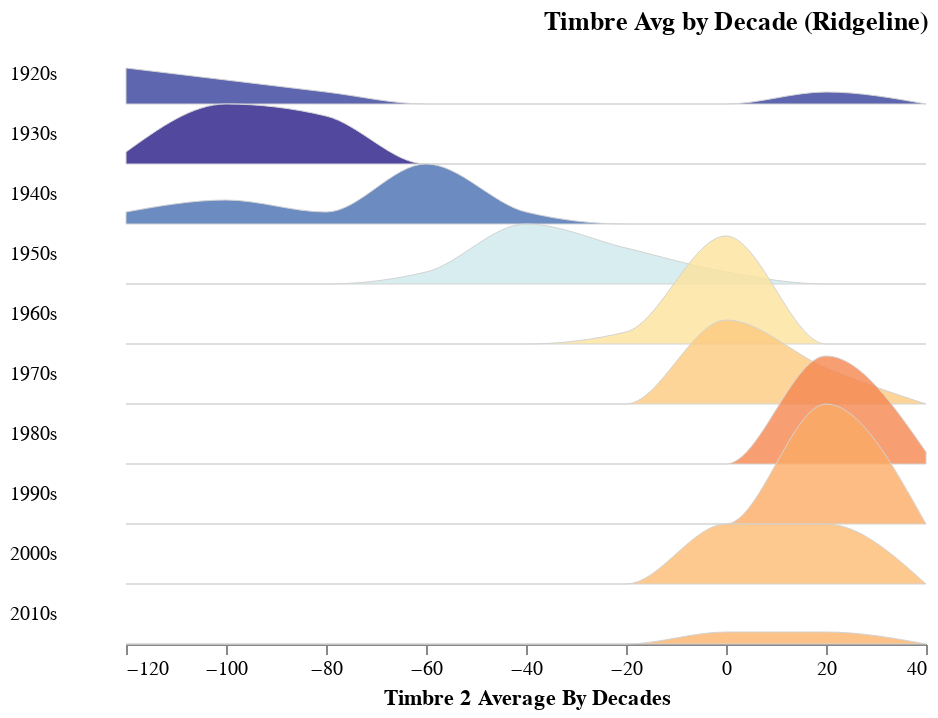

Source (notebook cell):
### Code cell
plot_ridgeline(timbre_avg_by_year, "decade", "TimbreAvg2")

### Figure 1 — Vega-Lite specification as saved in the notebook (floating-point values rounded to 4 significant figures)
{"config": {"view": {"continuousWidth": 400, "continuousHeight": 300, "stroke": null}, "facet": {"spacing": 0}, "title": {"anchor": "end"}}, "data": {"name": "data-9c4fd3404b8431db948f1402dd30598b"}, "facet": {"row": {"type": "temporal", "field": "Decade", "header": {"format": "%Ys", "labelAlign": "right", "labelAngle": 0}, "title": null}}, "spec": {"mark": {"type": "area", "fillOpacity": 0.8, "interpolate": "monotone", "stroke": "lightgray", "strokeWidth": 0.5}, "encoding": {"fill": {"type": "quantitative", "field": "mean_val", "legend": null, "scale": {"domain": [50, -100], "scheme": "redyellowblue"}}, "x": {"type": "quantitative", "bin": "binned", "field": "bin_min", "title": "Timbre 2 Average By Decades"}, "y": {"type": "quantitative", "axis": null, "field": "value", "scale": {"range": [30, -30]}}}, "height": 30, "transform": [{"field": "decade", "timeUnit": "year", "as": "Decade"}, {"joinaggregate": [{"op": "mean", "field": "TimbreAvg2", "as": "mean_val"}], "groupby": ["Decade"]}, {"bin": {"maxbins": 10}, "field": "TimbreAvg2", "as": ["bin_max", "bin_min"]}, {"aggregate": [{"op": "count", "as": "value"}], "groupby": ["Decade", "mean_val", "bin_min", "bin_max"]}, {"impute": "value", "key": "bin_min", "groupby": ["Decade", "mean_val"], "value": 0}]}, "bounds": "flush", "title": "Timbre Avg by Decade (Ridgeline)", "$schema": "https://vega.github.io/schema/vega-lite/v4.8.1.json", "datasets": {"data-9c4fd3404b8431db948f1402dd30598b": [{"year": 1922, "TimbreAvg1": 41.56, "TimbreAvg2": 13.91, "TimbreAvg3": 14.68, "TimbreAvg4": 24.43, "TimbreAvg5": 18.75, "TimbreAvg6": 11.17, "TimbreAvg7": -5.31, "TimbreAvg8": 0.1368, "TimbreAvg9": -2.165, "TimbreAvg10": -4.444, "TimbreAvg11": -1.622, "TimbreAvg12": -5.561, "decade": "1920-01-01T00:00:00"}, {"year": 1924, "TimbreAvg1": 36.95, "TimbreAvg2": -136.1, "TimbreAvg3": 108.1, "TimbreAvg4": 12.35, "TimbreAvg5": -7.73, "TimbreAvg6": 1.873, "TimbreAvg7": -32.49, "TimbreAvg8": 3.363, "TimbreAvg9": 14.38, "TimbreAvg10": 8.708, "TimbreAvg11": 4.783, "TimbreAvg12": 8.068, "decade": "1920-01-01T00:00:00"}, {"year": 1925, "TimbreAvg1": 34.36, "TimbreAvg2": -128.2, "TimbreAvg3": 120.2, "TimbreAvg4": 19.37, "TimbreAvg5": 18.19, "TimbreAvg6": 17.01, "TimbreAvg7": -56.73, "TimbreAvg8": 7.617, "TimbreAvg9": 3.784, "TimbreAvg10": 8.839, "TimbreAvg11": 6.741, "TimbreAvg12": 6.061, "decade": "1920-01-01T00:00:00"}, {"year": 1926, "TimbreAvg1": 32.57, "TimbreAvg2": -126.5, "TimbreAvg3": 88.92, "TimbreAvg4": 7.843, "TimbreAvg5": -5.841, "TimbreAvg6": 13.39, "TimbreAvg7": -31.14, "TimbreAvg8": 9.86, "TimbreAvg9": -17.41, "TimbreAvg10": 4.974, "TimbreAvg11": 0.6245, "TimbreAvg12": -2.054, "decade": "1920-01-01T00:00:00"}, {"year": 1927, "TimbreAvg1": 31.23, "TimbreAvg2": -110.7, "TimbreAvg3": 59.21, "TimbreAvg4": 4.108, "TimbreAvg5": -9.538, "TimbreAvg6": 9.986, "TimbreAvg7": -21.01, "TimbreAvg8": 13.41, "TimbreAvg9": -25.12, "TimbreAvg10": 4.396, "TimbreAvg11": -0.3943, "TimbreAvg12": -2.645, "decade": "1920-01-01T00:00:00"}, {"year": 1928, "TimbreAvg1": 31.5, "TimbreAvg2": -94.42, "TimbreAvg3": 27.26, "TimbreAvg4": -8.42, "TimbreAvg5": -16.8, "TimbreAvg6": 9.831, "TimbreAvg7": -34.23, "TimbreAvg8": 8.103, "TimbreAvg9": -2.78, "TimbreAvg10": 7.653, "TimbreAvg11": -0.274, "TimbreAvg12": 8.575, "decade": "1920-01-01T00:00:00"}, {"year": 1929, "TimbreAvg1": 33.08, "TimbreAvg2": -100.9, "TimbreAvg3": 37.7, "TimbreAvg4": -7.802, "TimbreAvg5": -16.81, "TimbreAvg6": 9.486, "TimbreAvg7": -30.72, "TimbreAvg8": 8.05, "TimbreAvg9": -2.235, "TimbreAvg10": 7.397, "TimbreAvg11": 1.339, "TimbreAvg12": 13.07, "decade": "1920-01-01T00:00:00"}, {"year": 1930, "TimbreAvg1": 34.95, "TimbreAvg2": -99.74, "TimbreAvg3": 59.33, "TimbreAvg4": 0.1107, "TimbreAvg5": -29.29, "TimbreAvg6": 14.93, "TimbreAvg7": -28.67, "TimbreAvg8": 5.75, "TimbreAvg9": -0.3473, "TimbreAvg10": 7.347, "TimbreAvg11": -0.4108, "TimbreAvg12": 4.682, "decade": "1930-01-01T00:00:00"}, {"year": 1931, "TimbreAvg1": 35.04, "TimbreAvg2": -97.28, "TimbreAvg3": 61.39, "TimbreAvg4": 8.116, "TimbreAvg5": -5.649, "TimbreAvg6": 5.444, "TimbreAvg7": -18.24, "TimbreAvg8": 6.326, "TimbreAvg9": -4.743, "TimbreAvg10": 5.894, "TimbreAvg11": 1.151, "TimbreAvg12": 1.979, "decade": "1930-01-01T00:00:00"}, {"year": 1932, "TimbreAvg1": 34.99, "TimbreAvg2": -98.61, "TimbreAvg3": 44.83, "TimbreAvg4": -0.8373, "TimbreAvg5": -22.16, "TimbreAvg6": 23.28, "TimbreAvg7": -36.65, "TimbreAvg8": 7.044, "TimbreAvg9": 14.11, "TimbreAvg10": 10.86, "TimbreAvg11": -1.003, "TimbreAvg12": 12.39, "decade": "1930-01-01T00:00:00"}, {"year": 1933, "TimbreAvg1": 32.79, "TimbreAvg2": -103.0, "TimbreAvg3": 56.2, "TimbreAvg4": -12.21, "TimbreAvg5": -33.13, "TimbreAvg6": 16.06, "TimbreAvg7": -43.9, "TimbreAvg8": 0.06204, "TimbreAvg9": 8.121, "TimbreAvg10": 8.25, "TimbreAvg11": -3.816, "TimbreAvg12": 4.195, "decade": "1930-01-01T00:00:00"}, {"year": 1934, "TimbreAvg1": 32.69, "TimbreAvg2": -97.15, "TimbreAvg3": 46.76, "TimbreAvg4": -2.051, "TimbreAvg5": -4.355, "TimbreAvg6": 16.09, "TimbreAvg7": -30.93, "TimbreAvg8": 5.909, "TimbreAvg9": 10.38, "TimbreAvg10": 9.565, "TimbreAvg11": -0.1988, "TimbreAvg12": 10.48, "decade": "1930-01-01T00:00:00"}, {"year": 1935, "TimbreAvg1": 33.87, "TimbreAvg2": -109.6, "TimbreAvg3": 69.43, "TimbreAvg4": 10.38, "TimbreAvg5": -8.598, "TimbreAvg6": 19.18, "TimbreAvg7": -17.24, "TimbreAvg8": 11.86, "TimbreAvg9": 3.787, "TimbreAvg10": 9.493, "TimbreAvg11": -2.062, "TimbreAvg12": 12.01, "decade": "1930-01-01T00:00:00"}, {"year": 1936, "TimbreAvg1": 34.54, "TimbreAvg2": -126.0, "TimbreAvg3": 64.29, "TimbreAvg4": 3.944, "TimbreAvg5": -8.175, "TimbreAvg6": 10.65, "TimbreAvg7": -18.77, "TimbreAvg8": 9.033, "TimbreAvg9": -2.058, "TimbreAvg10": 5.343, "TimbreAvg11": -0.4487, "TimbreAvg12": 8.263, "decade": "1930-01-01T00:00:00"}, {"year": 1937, "TimbreAvg1": 33.58, "TimbreAvg2": -113.8, "TimbreAvg3": 51.95, "TimbreAvg4": 1.924, "TimbreAvg5": -13.45, "TimbreAvg6": 17.37, "TimbreAvg7": -10.02, "TimbreAvg8": 10.66, "TimbreAvg9": -3.712, "TimbreAvg10": 5.937, "TimbreAvg11": -2.608, "TimbreAvg12": 11.86, "decade": "1930-01-01T00:00:00"}, {"year": 1938, "TimbreAvg1": 34.9, "TimbreAvg2": -114.4, "TimbreAvg3": 40.74, "TimbreAvg4": 6.103, "TimbreAvg5": -17.94, "TimbreAvg6": 19.79, "TimbreAvg7": -27.39, "TimbreAvg8": 6.041, "TimbreAvg9": 10.2, "TimbreAvg10": 9.888, "TimbreAvg11": -0.3099, "TimbreAvg12": 11.18, "decade": "1930-01-01T00:00:00"}, {"year": 1939, "TimbreAvg1": 34.02, "TimbreAvg2": -102.4, "TimbreAvg3": 45.43, "TimbreAvg4": -1.908, "TimbreAvg5": -13.02, "TimbreAvg6": 20.68, "TimbreAvg7": -21.57, "TimbreAvg8": 6.065, "TimbreAvg9": 6.906, "TimbreAvg10": 5.943, "TimbreAvg11": -6.37, "TimbreAvg12": 5.006, "decade": "1930-01-01T00:00:00"}, {"year": 1940, "TimbreAvg1": 35.33, "TimbreAvg2": -96.81, "TimbreAvg3": 49.32, "TimbreAvg4": 7.192, "TimbreAvg5": -41.28, "TimbreAvg6": 19.44, "TimbreAvg7": -18.54, "TimbreAvg8": 6.436, "TimbreAvg9": 8.957, "TimbreAvg10": 6.57, "TimbreAvg11": 1.953, "TimbreAvg12": 21.34, "decade": "1940-01-01T00:00:00"}, {"year": 1941, "TimbreAvg1": 32.39, "TimbreAvg2": -100.0, "TimbreAvg3": 52.51, "TimbreAvg4": 4.921, "TimbreAvg5": -3.68, "TimbreAvg6": 20.87, "TimbreAvg7": -16.8, "TimbreAvg8": 9.038, "TimbreAvg9": -2.731, "TimbreAvg10": 7.336, "TimbreAvg11": -3.413, "TimbreAvg12": 9.401, "decade": "1940-01-01T00:00:00"}, {"year": 1942, "TimbreAvg1": 33.3, "TimbreAvg2": -120.1, "TimbreAvg3": 50.7, "TimbreAvg4": -5.461, "TimbreAvg5": -19.14, "TimbreAvg6": 7.967, "TimbreAvg7": -18.27, "TimbreAvg8": 8.431, "TimbreAvg9": 1.05, "TimbreAvg10": 7.495, "TimbreAvg11": -1.957, "TimbreAvg12": 8.773, "decade": "1940-01-01T00:00:00"}, {"year": 1943, "TimbreAvg1": 35.77, "TimbreAvg2": -73.11, "TimbreAvg3": 58.33, "TimbreAvg4": 10.69, "TimbreAvg5": -6.186, "TimbreAvg6": 20.79, "TimbreAvg7": -14.26, "TimbreAvg8": 6.945, "TimbreAvg9": 5.42, "TimbreAvg10": 4.834, "TimbreAvg11": -6.037, "TimbreAvg12": 9.678, "decade": "1940-01-01T00:00:00"}, {"year": 1944, "TimbreAvg1": 35.05, "TimbreAvg2": -119.3, "TimbreAvg3": 45.17, "TimbreAvg4": 3.777, "TimbreAvg5": 0.7286, "TimbreAvg6": 12.55, "TimbreAvg7": -16.06, "TimbreAvg8": 6.014, "TimbreAvg9": 5.359, "TimbreAvg10": 3.907, "TimbreAvg11": -2.75, "TimbreAvg12": 6.555, "decade": "1940-01-01T00:00:00"}, {"year": 1945, "TimbreAvg1": 35.8, "TimbreAvg2": -78.38, "TimbreAvg3": 55.81, "TimbreAvg4": 3.687, "TimbreAvg5": -18.85, "TimbreAvg6": 13.39, "TimbreAvg7": -18.99, "TimbreAvg8": 0.9092, "TimbreAvg9": 12.95, "TimbreAvg10": 5.449, "TimbreAvg11": -1.18, "TimbreAvg12": 15.58, "decade": "1940-01-01T00:00:00"}, {"year": 1946, "TimbreAvg1": 36.63, "TimbreAvg2": -74.35, "TimbreAvg3": 39.01, "TimbreAvg4": -0.9528, "TimbreAvg5": -3.294, "TimbreAvg6": 12.09, "TimbreAvg7": -12.59, "TimbreAvg8": 3.161, "TimbreAvg9": 6.065, "TimbreAvg10": 2.858, "TimbreAvg11": -3.037, "TimbreAvg12": 12.07, "decade": "1940-01-01T00:00:00"}, {"year": 1947, "TimbreAvg1": 36.29, "TimbreAvg2": -59.97, "TimbreAvg3": 29.82, "TimbreAvg4": -1.628, "TimbreAvg5": -18.3, "TimbreAvg6": 15.34, "TimbreAvg7": -16.52, "TimbreAvg8": 4.074, "TimbreAvg9": 12.66, "TimbreAvg10": 8.663, "TimbreAvg11": -4.001, "TimbreAvg12": 14.18, "decade": "1940-01-01T00:00:00"}, {"year": 1948, "TimbreAvg1": 38.0, "TimbreAvg2": -60.91, "TimbreAvg3": 48.13, "TimbreAvg4": 1.431, "TimbreAvg5": -15.75, "TimbreAvg6": 12.69, "TimbreAvg7": -22.46, "TimbreAvg8": 0.02932, "TimbreAvg9": 13.2, "TimbreAvg10": 4.487, "TimbreAvg11": -0.4887, "TimbreAvg12": 10.52, "decade": "1940-01-01T00:00:00"}, {"year": 1949, "TimbreAvg1": 36.94, "TimbreAvg2": -76.29, "TimbreAvg3": 53.23, "TimbreAvg4": -0.5399, "TimbreAvg5": -13.69, "TimbreAvg6": 6.0, "TimbreAvg7": -16.25, "TimbreAvg8": 0.1701, "TimbreAvg9": 10.24, "TimbreAvg10": 3.406, "TimbreAvg11": -0.8975, "TimbreAvg12": 7.688, "decade": "1940-01-01T00:00:00"}, {"year": 1950, "TimbreAvg1": 37.56, "TimbreAvg2": -79.75, "TimbreAvg3": 39.1, "TimbreAvg4": 7.317, "TimbreAvg5": -4.147, "TimbreAvg6": 7.53, "TimbreAvg7": -5.599, "TimbreAvg8": 3.95, "TimbreAvg9": 4.621, "TimbreAvg10": 2.546, "TimbreAvg11": -2.016, "TimbreAvg12": 4.763, "decade": "1950-01-01T00:00:00"}, {"year": 1951, "TimbreAvg1": 38.34, "TimbreAvg2": -59.1, "TimbreAvg3": 38.65, "TimbreAvg4": 0.6563, "TimbreAvg5": -2.506, "TimbreAvg6": 5.508, "TimbreAvg7": -9.521, "TimbreAvg8": 1.943, "TimbreAvg9": 7.743, "TimbreAvg10": 2.759, "TimbreAvg11": -2.87, "TimbreAvg12": 5.836, "decade": "1950-01-01T00:00:00"}, {"year": 1952, "TimbreAvg1": 39.09, "TimbreAvg2": -49.43, "TimbreAvg3": 29.52, "TimbreAvg4": -5.048, "TimbreAvg5": -8.318, "TimbreAvg6": 8.535, "TimbreAvg7": -17.55, "TimbreAvg8": 0.1893, "TimbreAvg9": 6.674, "TimbreAvg10": 1.172, "TimbreAvg11": -2.191, "TimbreAvg12": 7.037, "decade": "1950-01-01T00:00:00"}, {"year": 1953, "TimbreAvg1": 39.21, "TimbreAvg2": -40.24, "TimbreAvg3": 39.67, "TimbreAvg4": -0.445, "TimbreAvg5": -3.645, "TimbreAvg6": 9.998, "TimbreAvg7": -16.5, "TimbreAvg8": -0.1103, "TimbreAvg9": 5.477, "TimbreAvg10": 1.666, "TimbreAvg11": -2.965, "TimbreAvg12": 4.058, "decade": "1950-01-01T00:00:00"}, {"year": 1954, "TimbreAvg1": 38.14, "TimbreAvg2": -46.14, "TimbreAvg3": 28.05, "TimbreAvg4": -2.913, "TimbreAvg5": -2.925, "TimbreAvg6": 6.043, "TimbreAvg7": -18.02, "TimbreAvg8": -0.7081, "TimbreAvg9": 8.89, "TimbreAvg10": 2.19, "TimbreAvg11": -1.935, "TimbreAvg12": 9.481, "decade": "1950-01-01T00:00:00"}, {"year": 1955, "TimbreAvg1": 37.1, "TimbreAvg2": -52.87, "TimbreAvg3": 26.31, "TimbreAvg4": -6.338, "TimbreAvg5": 0.8993, "TimbreAvg6": 4.494, "TimbreAvg7": -17.28, "TimbreAvg8": 1.646, "TimbreAvg9": 5.555, "TimbreAvg10": 2.484, "TimbreAvg11": -2.829, "TimbreAvg12": 7.048, "decade": "1950-01-01T00:00:00"}, {"year": 1956, "TimbreAvg1": 37.67, "TimbreAvg2": -38.32, "TimbreAvg3": 24.38, "TimbreAvg4": -4.569, "TimbreAvg5": -1.269, "TimbreAvg6": 3.7, "TimbreAvg7": -15.31, "TimbreAvg8": 0.2986, "TimbreAvg9": 5.172, "TimbreAvg10": 1.747, "TimbreAvg11": -2.766, "TimbreAvg12": 7.053, "decade": "1950-01-01T00:00:00"}, {"year": 1957, "TimbreAvg1": 37.24, "TimbreAvg2": -39.23, "TimbreAvg3": 15.83, "TimbreAvg4": -3.89, "TimbreAvg5": 0.05078, "TimbreAvg6": 1.425, "TimbreAvg7": -11.18, "TimbreAvg8": 0.2028, "TimbreAvg9": 3.578, "TimbreAvg10": 1.635, "TimbreAvg11": -2.338, "TimbreAvg12": 5.688, "decade": "1950-01-01T00:00:00"}, {"year": 1958, "TimbreAvg1": 39.15, "TimbreAvg2": -18.57, "TimbreAvg3": 26.7, "TimbreAvg4": 0.2872, "TimbreAvg5": -3.253, "TimbreAvg6": 1.734, "TimbreAvg7": -12.29, "TimbreAvg8": -2.056, "TimbreAvg9": 7.373, "TimbreAvg10": 1.504, "TimbreAvg11": -1.76, "TimbreAvg12": 8.573, "decade": "1950-01-01T00:00:00"}, {"year": 1959, "TimbreAvg1": 39.15, "TimbreAvg2": -23.04, "TimbreAvg3": 19.02, "TimbreAvg4": -3.434, "TimbreAvg5": 4.16, "TimbreAvg6": 1.495, "TimbreAvg7": -16.76, "TimbreAvg8": -2.318, "TimbreAvg9": 5.741, "TimbreAvg10": 0.9585, "TimbreAvg11": -2.081, "TimbreAvg12": 7.127, "decade": "1950-01-01T00:00:00"}, {"year": 1960, "TimbreAvg1": 38.88, "TimbreAvg2": -18.91, "TimbreAvg3": 23.72, "TimbreAvg4": -0.3672, "TimbreAvg5": -1.307, "TimbreAvg6": 2.723, "TimbreAvg7": -13.9, "TimbreAvg8": -2.198, "TimbreAvg9": 6.149, "TimbreAvg10": 1.419, "TimbreAvg11": -2.018, "TimbreAvg12": 7.242, "decade": "1960-01-01T00:00:00"}, {"year": 1961, "TimbreAvg1": 39.62, "TimbreAvg2": -27.22, "TimbreAvg3": 28.56, "TimbreAvg4": 1.267, "TimbreAvg5": -3.125, "TimbreAvg6": 0.7062, "TimbreAvg7": -11.94, "TimbreAvg8": -2.548, "TimbreAvg9": 6.055, "TimbreAvg10": 1.539, "TimbreAvg11": -1.318, "TimbreAvg12": 6.138, "decade": "1960-01-01T00:00:00"}, {"year": 1962, "TimbreAvg1": 40.13, "TimbreAvg2": -17.45, "TimbreAvg3": 19.46, "TimbreAvg4": -0.9173, "TimbreAvg5": -0.7442, "TimbreAvg6": -0.6876, "TimbreAvg7": -9.383, "TimbreAvg8": -1.887, "TimbreAvg9": 5.455, "TimbreAvg10": 2.126, "TimbreAvg11": -1.711, "TimbreAvg12": 4.913, "decade": "1960-01-01T00:00:00"}, {"year": 1963, "TimbreAvg1": 40.55, "TimbreAvg2": -16.46, "TimbreAvg3": 22.5, "TimbreAvg4": -0.7805, "TimbreAvg5": -0.8922, "TimbreAvg6": -1.607, "TimbreAvg7": -9.215, "TimbreAvg8": -2.595, "TimbreAvg9": 5.623, "TimbreAvg10": 0.8863, "TimbreAvg11": -1.253, "TimbreAvg12": 6.212, "decade": "1960-01-01T00:00:00"}, {"year": 1964, "TimbreAvg1": 40.11, "TimbreAvg2": -15.82, "TimbreAvg3": 22.48, "TimbreAvg4": -1.269, "TimbreAvg5": 0.1809, "TimbreAvg6": -1.785, "TimbreAvg7": -8.4, "TimbreAvg8": -1.922, "TimbreAvg9": 3.221, "TimbreAvg10": 0.5442, "TimbreAvg11": -1.908, "TimbreAvg12": 5.095, "decade": "1960-01-01T00:00:00"}, {"year": 1965, "TimbreAvg1": 40.7, "TimbreAvg2": -13.34, "TimbreAvg3": 22.34, "TimbreAvg4": -1.099, "TimbreAvg5": -3.736, "TimbreAvg6": -0.3017, "TimbreAvg7": -8.165, "TimbreAvg8": -1.725, "TimbreAvg9": 4.681, "TimbreAvg10": 0.3911, "TimbreAvg11": -2.017, "TimbreAvg12": 5.947, "decade": "1960-01-01T00:00:00"}, {"year": 1966, "TimbreAvg1": 40.9, "TimbreAvg2": -5.545, "TimbreAvg3": 20.48, "TimbreAvg4": -0.3632, "TimbreAvg5": -6.661, "TimbreAvg6": -1.849, "TimbreAvg7": -6.66, "TimbreAvg8": -2.721, "TimbreAvg9": 5.87, "TimbreAvg10": 0.5368, "TimbreAvg11": -2.062, "TimbreAvg12": 5.063, "decade": "1960-01-01T00:00:00"}, {"year": 1967, "TimbreAvg1": 40.87, "TimbreAvg2": -6.292, "TimbreAvg3": 22.13, "TimbreAvg4": -0.8576, "TimbreAvg5": -8.684, "TimbreAvg6": -2.968, "TimbreAvg7": -6.753, "TimbreAvg8": -3.264, "TimbreAvg9": 6.073, "TimbreAvg10": -0.07219, "TimbreAvg11": -1.679, "TimbreAvg12": 5.731, "decade": "1960-01-01T00:00:00"}, {"year": 1968, "TimbreAvg1": 40.66, "TimbreAvg2": -7.977, "TimbreAvg3": 21.5, "TimbreAvg4": 0.3513, "TimbreAvg5": -9.759, "TimbreAvg6": -2.957, "TimbreAvg7": -5.645, "TimbreAvg8": -1.97, "TimbreAvg9": 4.379, "TimbreAvg10": -0.1488, "TimbreAvg11": -1.08, "TimbreAvg12": 5.679, "decade": "1960-01-01T00:00:00"}, {"year": 1969, "TimbreAvg1": 40.49, "TimbreAvg2": -12.25, "TimbreAvg3": 18.92, "TimbreAvg4": -0.6133, "TimbreAvg5": -10.52, "TimbreAvg6": -3.575, "TimbreAvg7": -4.238, "TimbreAvg8": -1.697, "TimbreAvg9": 4.792, "TimbreAvg10": -0.1831, "TimbreAvg11": -1.199, "TimbreAvg12": 5.087, "decade": "1960-01-01T00:00:00"}, {"year": 1970, "TimbreAvg1": 40.93, "TimbreAvg2": -12.22, "TimbreAvg3": 17.63, "TimbreAvg4": -0.2921, "TimbreAvg5": -9.873, "TimbreAvg6": -3.791, "TimbreAvg7": -3.636, "TimbreAvg8": -1.81, "TimbreAvg9": 4.931, "TimbreAvg10": -0.4027, "TimbreAvg11": -0.9613, "TimbreAvg12": 4.366, "decade": "1970-01-01T00:00:00"}, {"year": 1971, "TimbreAvg1": 40.38, "TimbreAvg2": -14.12, "TimbreAvg3": 16.16, "TimbreAvg4": -1.082, "TimbreAvg5": -7.068, "TimbreAvg6": -4.204, "TimbreAvg7": -3.729, "TimbreAvg8": -1.345, "TimbreAvg9": 4.057, "TimbreAvg10": -0.4148, "TimbreAvg11": -0.733, "TimbreAvg12": 4.92, "decade": "1970-01-01T00:00:00"}, {"year": 1972, "TimbreAvg1": 40.38, "TimbreAvg2": -11.37, "TimbreAvg3": 18.77, "TimbreAvg4": 0.5758, "TimbreAvg5": -6.653, "TimbreAvg6": -4.182, "TimbreAvg7": -4.142, "TimbreAvg8": -1.103, "TimbreAvg9": 3.029, "TimbreAvg10": -0.2728, "TimbreAvg11": -0.6154, "TimbreAvg12": 4.339, "decade": "1970-01-01T00:00:00"}, {"year": 1973, "TimbreAvg1": 41.03, "TimbreAvg2": -8.881, "TimbreAvg3": 19.29, "TimbreAvg4": 0.8646, "TimbreAvg5": -6.101, "TimbreAvg6": -5.346, "TimbreAvg7": -2.915, "TimbreAvg8": -1.494, "TimbreAvg9": 3.64, "TimbreAvg10": -0.1472, "TimbreAvg11": -0.3093, "TimbreAvg12": 4.172, "decade": "1970-01-01T00:00:00"}, {"year": 1974, "TimbreAvg1": 41.13, "TimbreAvg2": -9.238, "TimbreAvg3": 19.14, "TimbreAvg4": 1.114, "TimbreAvg5": -6.877, "TimbreAvg6": -5.225, "TimbreAvg7": -2.323, "TimbreAvg8": -0.9129, "TimbreAvg9": 2.943, "TimbreAvg10": -0.5117, "TimbreAvg11": -0.1766, "TimbreAvg12": 3.762, "decade": "1970-01-01T00:00:00"}, {"year": 1975, "TimbreAvg1": 41.31, "TimbreAvg2": -3.986, "TimbreAvg3": 19.68, "TimbreAvg4": 2.786, "TimbreAvg5": -5.766, "TimbreAvg6": -4.986, "TimbreAvg7": -1.4, "TimbreAvg8": -0.9019, "TimbreAvg9": 2.704, "TimbreAvg10": -0.5636, "TimbreAvg11": 0.001375, "TimbreAvg12": 3.756, "decade": "1970-01-01T00:00:00"}, {"year": 1976, "TimbreAvg1": 41.24, "TimbreAvg2": -3.334, "TimbreAvg3": 18.79, "TimbreAvg4": 2.485, "TimbreAvg5": -6.211, "TimbreAvg6": -5.581, "TimbreAvg7": -2.342, "TimbreAvg8": -1.048, "TimbreAvg9": 2.505, "TimbreAvg10": -0.2294, "TimbreAvg11": 0.2051, "TimbreAvg12": 3.708, "decade": "1970-01-01T00:00:00"}, {"year": 1977, "TimbreAvg1": 42.11, "TimbreAvg2": 3.307, "TimbreAvg3": 21.27, "TimbreAvg4": 2.724, "TimbreAvg5": -7.846, "TimbreAvg6": -6.854, "TimbreAvg7": -1.754, "TimbreAvg8": -0.7725, "TimbreAvg9": 3.427, "TimbreAvg10": 0.1737, "TimbreAvg11": 0.3541, "TimbreAvg12": 3.03, "decade": "1970-01-01T00:00:00"}, {"year": 1978, "TimbreAvg1": 41.83, "TimbreAvg2": 4.071, "TimbreAvg3": 23.35, "TimbreAvg4": 3.608, "TimbreAvg5": -7.443, "TimbreAvg6": -5.952, "TimbreAvg7": -1.219, "TimbreAvg8": 0.07635, "TimbreAvg9": 3.054, "TimbreAvg10": 0.514, "TimbreAvg11": -0.03998, "TimbreAvg12": 2.681, "decade": "1970-01-01T00:00:00"}, {"year": 1979, "TimbreAvg1": 42.03, "TimbreAvg2": 10.01, "TimbreAvg3": 18.55, "TimbreAvg4": 4.076, "TimbreAvg5": -7.644, "TimbreAvg6": -5.737, "TimbreAvg7": -1.206, "TimbreAvg8": -0.4556, "TimbreAvg9": 3.128, "TimbreAvg10": 0.7126, "TimbreAvg11": -0.1207, "TimbreAvg12": 2.498, "decade": "1970-01-01T00:00:00"}, {"year": 1980, "TimbreAvg1": 42.43, "TimbreAvg2": 12.62, "TimbreAvg3": 20.78, "TimbreAvg4": 5.818, "TimbreAvg5": -10.96, "TimbreAvg6": -5.002, "TimbreAvg7": -1.165, "TimbreAvg8": -0.9115, "TimbreAvg9": 3.993, "TimbreAvg10": 0.8763, "TimbreAvg11": 0.1742, "TimbreAvg12": 2.754, "decade": "1980-01-01T00:00:00"}, {"year": 1981, "TimbreAvg1": 42.19, "TimbreAvg2": 15.05, "TimbreAvg3": 19.04, "TimbreAvg4": 4.584, "TimbreAvg5": -12.1, "TimbreAvg6": -6.933, "TimbreAvg7": -0.8445, "TimbreAvg8": -0.9285, "TimbreAvg9": 3.795, "TimbreAvg10": 1.294, "TimbreAvg11": 0.2474, "TimbreAvg12": 2.682, "decade": "1980-01-01T00:00:00"}, {"year": 1982, "TimbreAvg1": 42.37, "TimbreAvg2": 12.74, "TimbreAvg3": 19.7, "TimbreAvg4": 5.028, "TimbreAvg5": -9.103, "TimbreAvg6": -6.853, "TimbreAvg7": -1.743, "TimbreAvg8": -1.403, "TimbreAvg9": 4.083, "TimbreAvg10": 1.493, "TimbreAvg11": 0.2623, "TimbreAvg12": 2.433, "decade": "1980-01-01T00:00:00"}, {"year": 1983, "TimbreAvg1": 41.98, "TimbreAvg2": 14.77, "TimbreAvg3": 17.19, "TimbreAvg4": 3.95, "TimbreAvg5": -10.04, "TimbreAvg6": -8.107, "TimbreAvg7": -2.096, "TimbreAvg8": -1.425, "TimbreAvg9": 4.806, "TimbreAvg10": 2.364, "TimbreAvg11": 0.3547, "TimbreAvg12": 2.935, "decade": "1980-01-01T00:00:00"}, {"year": 1984, "TimbreAvg1": 42.04, "TimbreAvg2": 15.01, "TimbreAvg3": 17.82, "TimbreAvg4": 3.837, "TimbreAvg5": -8.294, "TimbreAvg6": -8.57, "TimbreAvg7": -3.139, "TimbreAvg8": -2.275, "TimbreAvg9": 4.59, "TimbreAvg10": 2.191, "TimbreAvg11": 0.5499, "TimbreAvg12": 3.059, "decade": "1980-01-01T00:00:00"}, {"year": 1985, "TimbreAvg1": 42.21, "TimbreAvg2": 20.1, "TimbreAvg3": 17.63, "TimbreAvg4": 4.116, "TimbreAvg5": -7.255, "TimbreAvg6": -9.001, "TimbreAvg7": -2.962, "TimbreAvg8": -2.597, "TimbreAvg9": 4.019, "TimbreAvg10": 2.367, "TimbreAvg11": 0.6701, "TimbreAvg12": 3.426, "decade": "1980-01-01T00:00:00"}, {"year": 1986, "TimbreAvg1": 42.13, "TimbreAvg2": 15.23, "TimbreAvg3": 18.49, "TimbreAvg4": 2.42, "TimbreAvg5": -5.516, "TimbreAvg6": -9.205, "TimbreAvg7": -4.823, "TimbreAvg8": -2.595, "TimbreAvg9": 4.502, "TimbreAvg10": 2.29, "TimbreAvg11": 0.5196, "TimbreAvg12": 3.768, "decade": "1980-01-01T00:00:00"}, {"year": 1987, "TimbreAvg1": 41.69, "TimbreAvg2": 10.38, "TimbreAvg3": 18.01, "TimbreAvg4": 1.846, "TimbreAvg5": -6.44, "TimbreAvg6": -8.242, "TimbreAvg7": -5.91, "TimbreAvg8": -2.152, "TimbreAvg9": 4.499, "TimbreAvg10": 2.449, "TimbreAvg11": 0.2608, "TimbreAvg12": 3.738, "decade": "1980-01-01T00:00:00"}, {"year": 1988, "TimbreAvg1": 41.11, "TimbreAvg2": 14.19, "TimbreAvg3": 15.44, "TimbreAvg4": 2.247, "TimbreAvg5": -5.555, "TimbreAvg6": -7.682, "TimbreAvg7": -5.781, "TimbreAvg8": -2.08, "TimbreAvg9": 4.496, "TimbreAvg10": 2.882, "TimbreAvg11": 0.1023, "TimbreAvg12": 3.626, "decade": "1980-01-01T00:00:00"}, {"year": 1989, "TimbreAvg1": 41.33, "TimbreAvg2": 12.64, "TimbreAvg3": 16.51, "TimbreAvg4": 1.666, "TimbreAvg5": -7.079, "TimbreAvg6": -7.964, "TimbreAvg7": -6.306, "TimbreAvg8": -2.249, "TimbreAvg9": 4.011, "TimbreAvg10": 2.325, "TimbreAvg11": 0.247, "TimbreAvg12": 3.55, "decade": "1980-01-01T00:00:00"}, {"year": 1990, "TimbreAvg1": 41.0, "TimbreAvg2": 9.405, "TimbreAvg3": 15.23, "TimbreAvg4": 1.701, "TimbreAvg5": -6.812, "TimbreAvg6": -7.079, "TimbreAvg7": -5.872, "TimbreAvg8": -1.627, "TimbreAvg9": 3.863, "TimbreAvg10": 2.457, "TimbreAvg11": -0.02878, "TimbreAvg12": 3.483, "decade": "1990-01-01T00:00:00"}, {"year": 1991, "TimbreAvg1": 40.95, "TimbreAvg2": 6.147, "TimbreAvg3": 14.58, "TimbreAvg4": 0.7406, "TimbreAvg5": -6.986, "TimbreAvg6": -7.353, "TimbreAvg7": -5.912, "TimbreAvg8": -1.414, "TimbreAvg9": 4.029, "TimbreAvg10": 2.555, "TimbreAvg11": -0.04716, "TimbreAvg12": 3.638, "decade": "1990-01-01T00:00:00"}, {"year": 1992, "TimbreAvg1": 41.34, "TimbreAvg2": 6.585, "TimbreAvg3": 12.63, "TimbreAvg4": 0.4847, "TimbreAvg5": -8.518, "TimbreAvg6": -8.359, "TimbreAvg7": -4.808, "TimbreAvg8": -1.607, "TimbreAvg9": 4.173, "TimbreAvg10": 2.229, "TimbreAvg11": -0.01728, "TimbreAvg12": 3.345, "decade": "1990-01-01T00:00:00"}, {"year": 1993, "TimbreAvg1": 41.38, "TimbreAvg2": 5.063, "TimbreAvg3": 10.78, "TimbreAvg4": 0.09247, "TimbreAvg5": -7.597, "TimbreAvg6": -8.287, "TimbreAvg7": -4.576, "TimbreAvg8": -1.337, "TimbreAvg9": 4.251, "TimbreAvg10": 2.333, "TimbreAvg11": -0.2013, "TimbreAvg12": 3.427, "decade": "1990-01-01T00:00:00"}, {"year": 1994, "TimbreAvg1": 41.65, "TimbreAvg2": 3.572, "TimbreAvg3": 10.38, "TimbreAvg4": 0.5304, "TimbreAvg5": -7.97, "TimbreAvg6": -7.995, "TimbreAvg7": -4.618, "TimbreAvg8": -1.163, "TimbreAvg9": 4.08, "TimbreAvg10": 2.418, "TimbreAvg11": -0.2332, "TimbreAvg12": 2.955, "decade": "1990-01-01T00:00:00"}, {"year": 1995, "TimbreAvg1": 42.0, "TimbreAvg2": 4.029, "TimbreAvg3": 9.014, "TimbreAvg4": 0.6097, "TimbreAvg5": -8.228, "TimbreAvg6": -8.616, "TimbreAvg7": -3.646, "TimbreAvg8": -1.082, "TimbreAvg9": 3.989, "TimbreAvg10": 2.198, "TimbreAvg11": -0.158, "TimbreAvg12": 2.913, "decade": "1990-01-01T00:00:00"}, {"year": 1996, "TimbreAvg1": 42.22, "TimbreAvg2": 3.095, "TimbreAvg3": 6.892, "TimbreAvg4": 0.5688, "TimbreAvg5": -8.072, "TimbreAvg6": -8.603, "TimbreAvg7": -3.326, "TimbreAvg8": -1.207, "TimbreAvg9": 4.412, "TimbreAvg10": 2.279, "TimbreAvg11": -0.3427, "TimbreAvg12": 2.738, "decade": "1990-01-01T00:00:00"}, {"year": 1997, "TimbreAvg1": 42.81, "TimbreAvg2": 3.868, "TimbreAvg3": 7.667, "TimbreAvg4": 1.203, "TimbreAvg5": -7.581, "TimbreAvg6": -9.378, "TimbreAvg7": -2.876, "TimbreAvg8": -1.179, "TimbreAvg9": 3.954, "TimbreAvg10": 2.211, "TimbreAvg11": -0.06296, "TimbreAvg12": 2.621, "decade": "1990-01-01T00:00:00"}, {"year": 1998, "TimbreAvg1": 42.87, "TimbreAvg2": 3.403, "TimbreAvg3": 5.128, "TimbreAvg4": 0.6749, "TimbreAvg5": -6.923, "TimbreAvg6": -9.238, "TimbreAvg7": -2.831, "TimbreAvg8": -1.476, "TimbreAvg9": 3.965, "TimbreAvg10": 2.208, "TimbreAvg11": -0.1878, "TimbreAvg12": 2.472, "decade": "1990-01-01T00:00:00"}, {"year": 1999, "TimbreAvg1": 43.42, "TimbreAvg2": 4.442, "TimbreAvg3": 5.555, "TimbreAvg4": 1.155, "TimbreAvg5": -6.991, "TimbreAvg6": -9.215, "TimbreAvg7": -2.627, "TimbreAvg8": -1.568, "TimbreAvg9": 4.021, "TimbreAvg10": 2.229, "TimbreAvg11": -0.1119, "TimbreAvg12": 2.496, "decade": "1990-01-01T00:00:00"}, {"year": 2000, "TimbreAvg1": 43.47, "TimbreAvg2": 2.802, "TimbreAvg3": 5.246, "TimbreAvg4": 1.236, "TimbreAvg5": -6.181, "TimbreAvg6": -9.543, "TimbreAvg7": -2.196, "TimbreAvg8": -1.756, "TimbreAvg9": 3.712, "TimbreAvg10": 2.181, "TimbreAvg11": -0.183, "TimbreAvg12": 2.396, "decade": "2000-01-01T00:00:00"}, {"year": 2001, "TimbreAvg1": 43.58, "TimbreAvg2": 0.9689, "TimbreAvg3": 4.271, "TimbreAvg4": 1.273, "TimbreAvg5": -6.615, "TimbreAvg6": -9.965, "TimbreAvg7": -1.959, "TimbreAvg8": -2.095, "TimbreAvg9": 3.713, "TimbreAvg10": 2.1, "TimbreAvg11": -0.06816, "TimbreAvg12": 2.225, "decade": "2000-01-01T00:00:00"}, {"year": 2002, "TimbreAvg1": 43.92, "TimbreAvg2": 0.3293, "TimbreAvg3": 5.658, "TimbreAvg4": 0.8308, "TimbreAvg5": -6.381, "TimbreAvg6": -9.984, "TimbreAvg7": -2.351, "TimbreAvg8": -2.103, "TimbreAvg9": 3.57, "TimbreAvg10": 1.823, "TimbreAvg11": -0.08098, "TimbreAvg12": 2.243, "decade": "2000-01-01T00:00:00"}, {"year": 2003, "TimbreAvg1": 44.09, "TimbreAvg2": -1.279, "TimbreAvg3": 5.77, "TimbreAvg4": 1.021, "TimbreAvg5": -5.868, "TimbreAvg6": -10.38, "TimbreAvg7": -1.64, "TimbreAvg8": -2.034, "TimbreAvg9": 3.247, "TimbreAvg10": 1.789, "TimbreAvg11": -0.1613, "TimbreAvg12": 1.954, "decade": "2000-01-01T00:00:00"}, {"year": 2004, "TimbreAvg1": 44.18, "TimbreAvg2": -2.008, "TimbreAvg3": 5.84, "TimbreAvg4": 0.9367, "TimbreAvg5": -5.551, "TimbreAvg6": -10.48, "TimbreAvg7": -1.576, "TimbreAvg8": -2.132, "TimbreAvg9": 3.566, "TimbreAvg10": 1.744, "TimbreAvg11": -0.1961, "TimbreAvg12": 1.894, "decade": "2000-01-01T00:00:00"}, {"year": 2005, "TimbreAvg1": 44.48, "TimbreAvg2": -0.5864, "TimbreAvg3": 7.41, "TimbreAvg4": 0.8138, "TimbreAvg5": -6.345, "TimbreAvg6": -10.4, "TimbreAvg7": -1.514, "TimbreAvg8": -2.133, "TimbreAvg9": 3.449, "TimbreAvg10": 1.802, "TimbreAvg11": -0.3167, "TimbreAvg12": 2.032, "decade": "2000-01-01T00:00:00"}, {"year": 2006, "TimbreAvg1": 44.6, "TimbreAvg2": -0.9265, "TimbreAvg3": 5.487, "TimbreAvg4": 0.7573, "TimbreAvg5": -5.877, "TimbreAvg6": -11.25, "TimbreAvg7": -1.306, "TimbreAvg8": -1.949, "TimbreAvg9": 3.212, "TimbreAvg10": 1.823, "TimbreAvg11": -0.1542, "TimbreAvg12": 2.031, "decade": "2000-01-01T00:00:00"}, {"year": 2007, "TimbreAvg1": 44.85, "TimbreAvg2": -0.1217, "TimbreAvg3": 5.9, "TimbreAvg4": 1.18, "TimbreAvg5": -5.834, "TimbreAvg6": -11.48, "TimbreAvg7": -0.6323, "TimbreAvg8": -2.013, "TimbreAvg9": 3.371, "TimbreAvg10": 1.88, "TimbreAvg11": -0.1717, "TimbreAvg12": 1.935, "decade": "2000-01-01T00:00:00"}, {"year": 2008, "TimbreAvg1": 44.95, "TimbreAvg2": 0.3303, "TimbreAvg3": 5.085, "TimbreAvg4": 1.196, "TimbreAvg5": -5.052, "TimbreAvg6": -11.98, "TimbreAvg7": -0.5043, "TimbreAvg8": -1.94, "TimbreAvg9": 3.47, "TimbreAvg10": 1.952, "TimbreAvg11": -0.06703, "TimbreAvg12": 1.934, "decade": "2000-01-01T00:00:00"}, {"year": 2009, "TimbreAvg1": 45.12, "TimbreAvg2": 0.4138, "TimbreAvg3": 5.756, "TimbreAvg4": 1.695, "TimbreAvg5": -6.301, "TimbreAvg6": -12.03, "TimbreAvg7": -0.2946, "TimbreAvg8": -2.049, "TimbreAvg9": 3.601, "TimbreAvg10": 1.971, "TimbreAvg11": 0.04502, "TimbreAvg12": 2.0, "decade": "2000-01-01T00:00:00"}, {"year": 2010, "TimbreAvg1": 44.99, "TimbreAvg2": -2.593, "TimbreAvg3": 5.158, "TimbreAvg4": 1.312, "TimbreAvg5": -6.618, "TimbreAvg6": -12.86, "TimbreAvg7": 0.009402, "TimbreAvg8": -2.448, "TimbreAvg9": 3.765, "TimbreAvg10": 1.726, "TimbreAvg11": 0.3318, "TimbreAvg12": 1.931, "decade": "2010-01-01T00:00:00"}, {"year": 2011, "TimbreAvg1": 51.08, "TimbreAvg2": 8.056, "TimbreAvg3": 26.79, "TimbreAvg4": -6.018, "TimbreAvg5": -8.341, "TimbreAvg6": -21.83, "TimbreAvg7": 4.943, "TimbreAvg8": -3.647, "TimbreAvg9": 12.61, "TimbreAvg10": 1.741, "TimbreAvg11": 1.677, "TimbreAvg12": 5.943, "decade": "2010-01-01T00:00:00"}]}}
